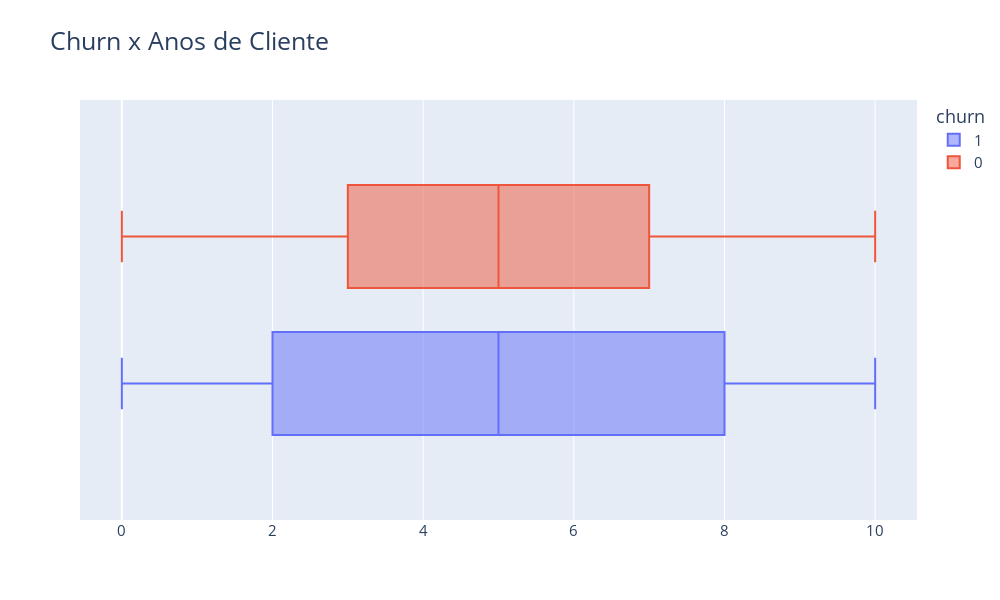

The code cell stored with this chart in its notebook:
### Code cell
#Grafico Churn x Anos de Cliente
fig = px.box(dados, x = 'anos_de_cliente', color = 'churn',title='Churn x Anos de Cliente')

fig.update_layout(title_font_size=25,height=600, width=1000,
                  font_size=15,bargap=0.15,xaxis_title=None)

fig.show()

### Figure 1 — Plotly figure (JSON) as saved in the notebook; plotly's stock layout.template omitted (floating-point values rounded to 4 significant figures; data arrays with more than 128 entries replaced by an {"elided": "..."} marker saying what was removed)
{"data": [{"alignmentgroup": "True", "hovertemplate": "churn=1<br>anos_de_cliente=%{x}<extra></extra>", "legendgroup": "1", "marker": {"color": "#636efa"}, "name": "1", "notched": false, "offsetgroup": "1", "orientation": "h", "showlegend": true, "type": "box", "x": {"elided": "2037 int values"}, "x0": " ", "xaxis": "x", "y0": " ", "yaxis": "y"}, {"alignmentgroup": "True", "hovertemplate": "churn=0<br>anos_de_cliente=%{x}<extra></extra>", "legendgroup": "0", "marker": {"color": "#EF553B"}, "name": "0", "notched": false, "offsetgroup": "0", "orientation": "h", "showlegend": true, "type": "box", "x": {"elided": "7963 int values"}, "x0": " ", "xaxis": "x", "y0": " ", "yaxis": "y"}], "layout": {"bargap": 0.15, "boxmode": "group", "font": {"size": 15}, "height": 600, "legend": {"title": {"text": "churn"}, "tracegroupgap": 0}, "title": {"font": {"size": 25}, "text": "Churn x Anos de Cliente"}, "width": 1000, "xaxis": {"anchor": "y", "domain": [0, 1], "title": {}}, "yaxis": {"anchor": "x", "domain": [0, 1]}}}
